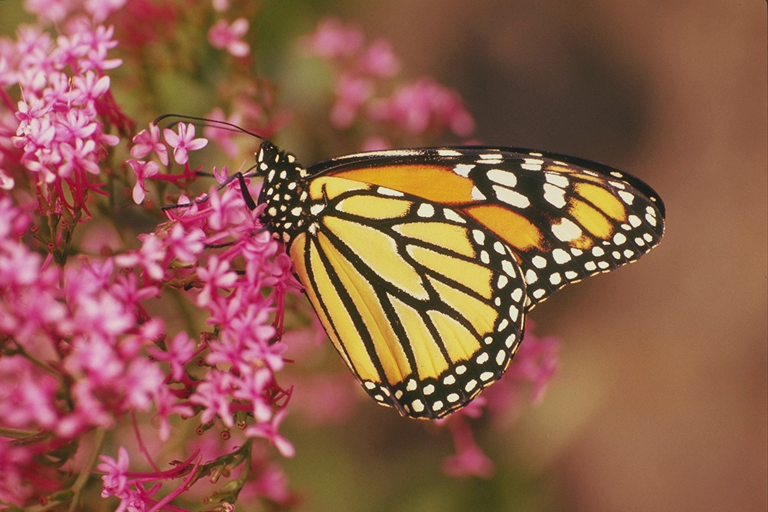
%> input picture images/monarch.png, 768 x 512 px, given in place of box.png, which was not available
$ octave --eval "lowPassHighPass;"   (GNU Octave 9; MATLAB toolbox functions it lacks are replaced by stand-ins)
%> lines starting %> are read from the running program, lines starting %| are printed output that depends on the picture; in (x1, y1, x2, y2) boxes, pixels count from 0 and x2, y2 are one past the last pixel; in counts of white or black regions, pixels touching at a corner belong together; the program's own positions count from 1; pictures that were not available may be replaced by others from this repository, and a replacement may not be noted
function lowPassHighPass()

boxImg = imread('images/box.png');
%> boxImg is the input picture: size 512x768x3 uint8; mean R, G, B 143.5, 93, 75
img = imread('images/lighthouse.png');
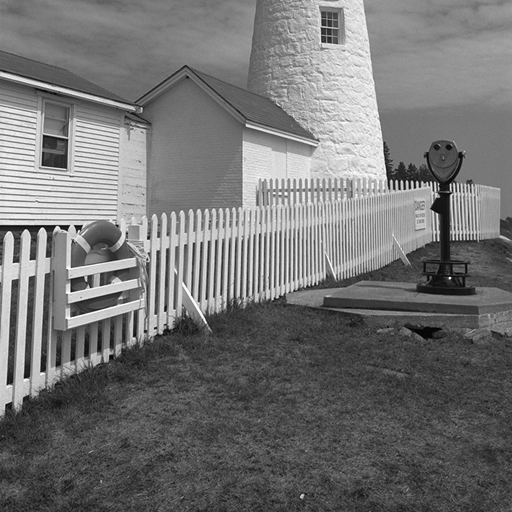
%> input picture images/lighthouse.png, 512 x 512 px
%> img is the input picture: size 512x512 uint8; min 2, max 255, mean 115.4

[rows cols dim] = size(img);
%> rows = 512; cols = 512; dim = 1

%check if the image is grayscale
if(dim > 1)
    img = rgb2gray(img);
end

[boxRows boxCols dim2] = size(boxImg);
%> boxRows = 512; boxCols = 768; dim2 = 3

if(dim2>1)
   boxImg = rgb2gray(boxImg);
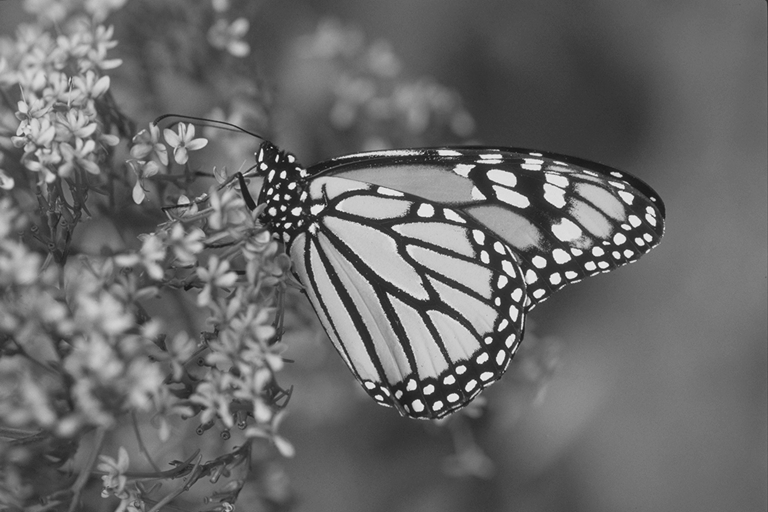
%> boxImg: size 512x768 uint8; min 17, max 245, mean 106
end

% transform into binary image
boxImg = im2bw(boxImg, 0.2);
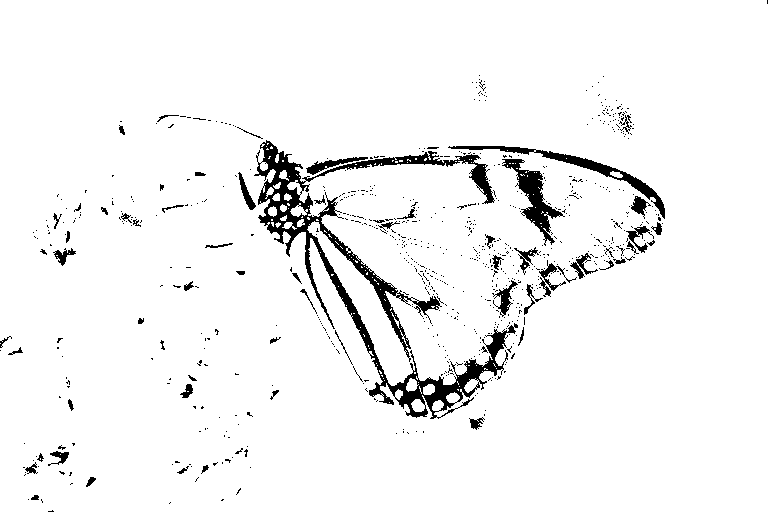
%> boxImg: size 512x768 logical; 95.1% white; 766 black regions (704 under 20 px), largest, box (x1, y1, x2, y2) and area: (254, 140, 518, 419) 10027, (502, 159, 565, 246) 1476, (448, 146, 665, 219) 1470

%low pass filtering
lowPassFiltering(boxImg, img);

% high pass filtering
highPassFiltering(1-boxImg, img);


end

function lowPassFiltering(lowPassFilter, img)

    [rows cols dim] = size(img);

    lowPassF = fft2(lowPassFilter,rows, cols);

    lowFFT = fftshift(lowPassF);

    % perform fourier transform for image
    doubleImg = double(img);

    F = fft2(doubleImg);
    F = fftshift(F); % Center FFT

    % apply the filter function (low pass box)
    lowPassFiltering =  double(lowFFT) .* F;
    % get the inverse
    imgLowPassFiltered = abs(ifft2(double(lowPassFiltering)));
    imgLowPassFiltered = circshift(imgLowPassFiltered,[-1.*floor(length(lowPassFilter)/2) -1.*floor(length(lowPassFilter)/2)]);

    figure,
    imagesc(imgLowPassFiltered),
    colormap gray,
    title('Low pass filtered img');
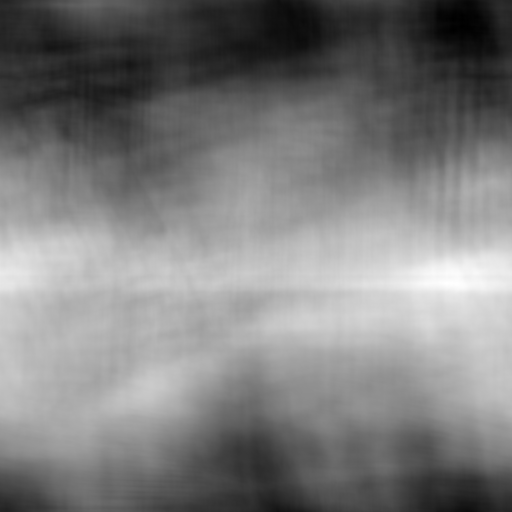
%> displayed picture: size 512x512x3, on the screen's scale of 0 to 255; min 0, max 255, mean 124.6
%> `lowPassHighPass;`:
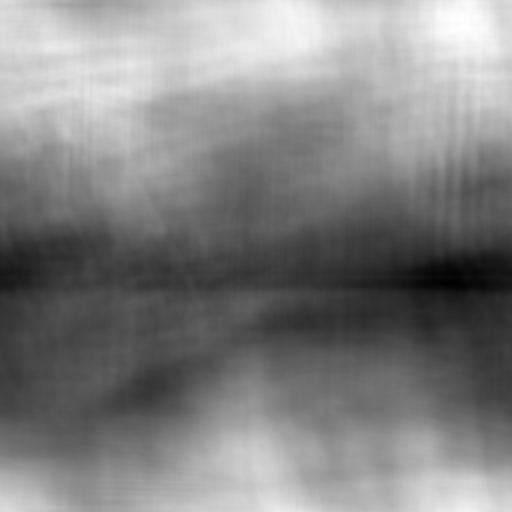
%> displayed picture: size 512x512x3, on the screen's scale of 0 to 255; min 0, max 255, mean 130.4

end


function highPassFiltering(highPassFilter, img)

    [rows cols dim] = size(img);

    highPassF = fft2(highPassFilter,rows, cols);

    highFFT = fftshift(highPassF);

    % perform fourier transform for image
    doubleImg = double(img);

    F = fft2(doubleImg);
    F = fftshift(F);

    % apply the filter function (low pass box)
    highPassFiltering =  double(highFFT) .* F;
    % get the inverse
    imgHighPassFiltered = abs(ifft2(double(highPassFiltering)));
    imgHighPassFiltered = circshift(imgHighPassFiltered,[-1.*floor(length(highPassFilter)/2) -1.*floor(length(highPassFilter)/2)]);

    figure,
    imagesc(imgHighPassFiltered),
    colormap gray,
    title('High pass filtered img');

end
